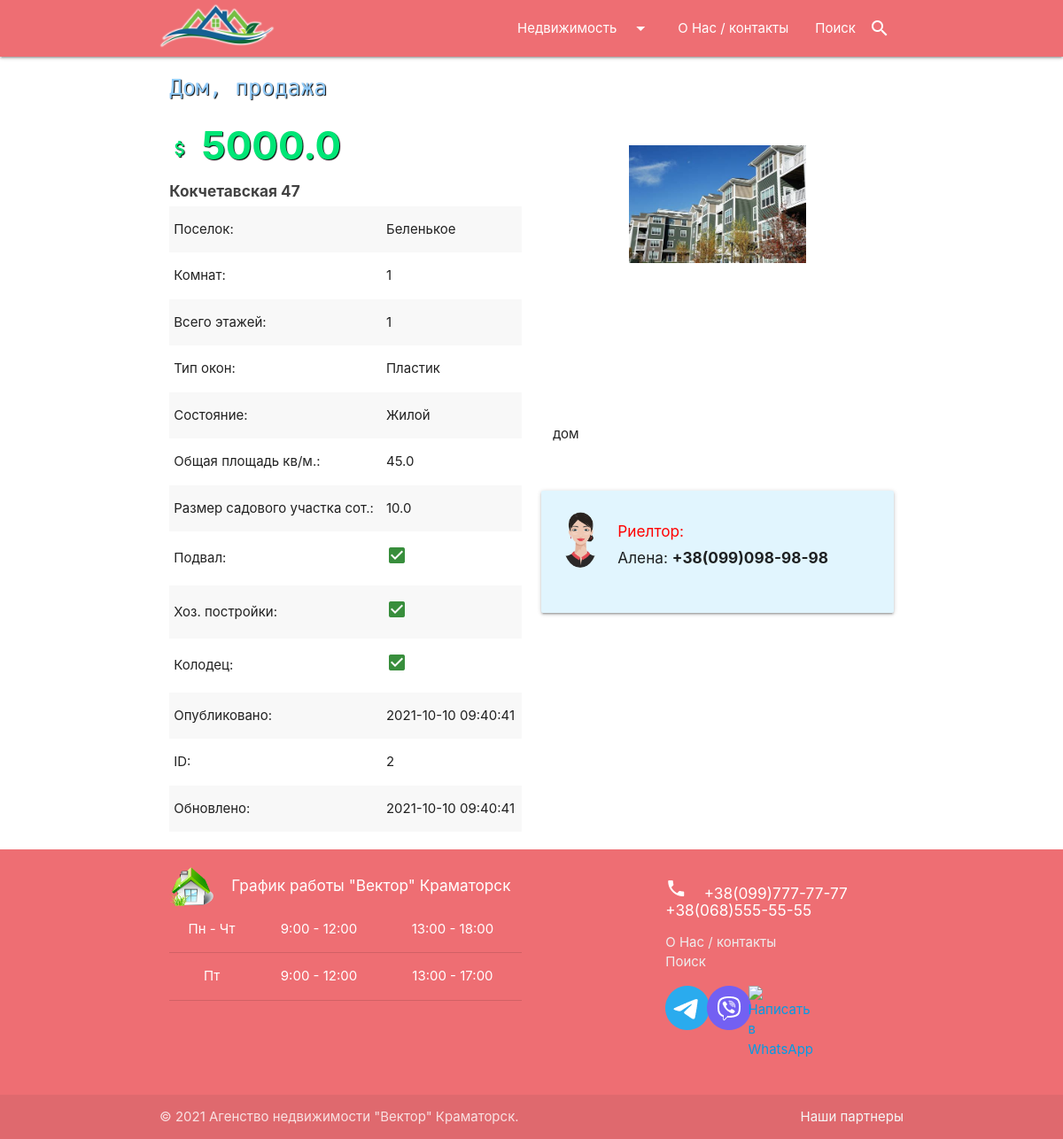
The app's page /house/2/ with its own data.
### agency/models.py (models this page shows, shortened)
class House(models.Model):
    PLASTIC = 'Пластик'
    WOOD = 'Дерево'
    WINDOW_CHOICE = [(PLASTIC, 'Пластик'), (WOOD, 'Дерево')]
    BASIC_REPAIR = 'Базовый ремонт'
    FULL_REPAIR = 'Полный ремонт'
    NO_REPAIR = 'Требуется ремонт'
    HOUSE_CONDITION = [(BASIC_REPAIR, 'Базовый ремонт'), (FULL_REPAIR, 'Полный ремонт'), (NO_REPAIR, 'Требуется ремонт')]
    RESIDENTIAL = 'Жилой'
    NOT_RESIDENTIAL = 'Не жилой'
    RESIDENTIAL_CONDITION = [(RESIDENTIAL, 'Жилой'), (NOT_RESIDENTIAL, 'Не жилой')]
    slug_title = 'House'
    created_at = models.DateTimeField(auto_now_add=True, verbose_name='Создано')
    updated_at = models.DateTimeField(auto_now=True, verbose_name='Обновлено')
    proposal_type = models.CharField(max_length=8, choices=_PROP_CHOICES, default=_SALE, verbose_name='Тип предложения')
    price = models.FloatField(verbose_name='Цена $')
    number_of_rooms = models.PositiveSmallIntegerField(
        default=1, validators=[MinValueValidator(1), MaxValueValidator(10)], verbose_name='Кол-во комнат'
    )
    total_floors_number = models.PositiveSmallIntegerField(
        default=1, validators=[MinValueValidator(1), MaxValueValidator(25)], verbose_name='Всего этажей'
    )
    window_type = models.CharField(max_length=25, choices=WINDOW_CHOICE, default=PLASTIC, verbose_name='Окна')
    house_condition = models.CharField(
        max_length=20, choices=HOUSE_CONDITION, default=FULL_REPAIR, verbose_name='Ремонт'
    )
    resident_condition = models.CharField(
        max_length=8, choices=RESIDENTIAL_CONDITION, default=RESIDENTIAL, verbose_name='Состояние'
    )
    total_area = models.FloatField(
        default=10.0, validators=[MinValueValidator(10.0), MaxValueValidator(400.0)], verbose_name='Общая площадь кв.м'
    )
    garden_plot_size = models.FloatField(verbose_name='Размер садового участка сот.')
    basement = models.BooleanField(default=True, verbose_name='Подвал?')
    household_buildings = models.BooleanField(default=True, verbose_name='Хоз. постройки?')
    draw_well = models.BooleanField(default=True, verbose_name='Колодец?')
    address = models.CharField(max_length=65, verbose_name='Адрес')
    description = models.TextField(blank=True, max_length=400, verbose_name='Описание')
    settlement = models.ForeignKey(Settlement, on_delete=models.PROTECT, null=True, verbose_name='Поселок')
    realtors = models.ManyToManyField(Realtor, blank=True, verbose_name='Риелтор')
    class Meta:
        verbose_name = 'Дом'
        verbose_name_plural = 'Дома'
        ordering = ['created_at']

class Settlement(models.Model):
    title = models.CharField(max_length=50, db_index=True, verbose_name='Название')
    def __str__(self):
        return self.title
    class Meta:
        verbose_name = 'Поселок'
        verbose_name_plural = 'Поселки'
        ordering = ['title']

class HouseGallery(models.Model):
    house = models.ForeignKey(House, on_delete=models.CASCADE, related_name='images')
    image = models.ImageField(upload_to="houses/")

### agency/views.py (the view)
# urls.py: path('house/<int:pk>/', HouseView.as_view(), name='house'),
class HouseView(DetailView):
    model = House

### agency/templates/agency/house_detail.html (shortened to what this page needs)
{% extends 'index.html' %}
{% block content %}
<div class="container">
    <div class="row">
        <div class="col s12 m12 l6 xl6">
            <h5 class="itemTitle">
                Дом,
                {% if object.proposal_type == 'sale' %}
                продажа
                {% elif object.proposal_type == 'rental' %}
                аренда
                {% elif object.proposal_type == 'exchange' %}
                обмен
                {% else %}
                unknown
                {% endif %}
            </h5>
            <h3 class="itemPrice">
                <i class="material-icons">attach_money</i>
                <b>{{ object.price }}</b>
            </h3>
            <span class="grey-text text-darken-3"><h6><b>{{ object.address }}</b></h6></span>
            <table class="striped">
                <tbody>
                <tr>
                    <td>Поселок:</td>
                    <td>{{ object.settlement }}</td>
                </tr>
                <tr>
                    <td>Комнат:</td>
                    <td>{{ object.number_of_rooms }}</td>
                </tr>
                <tr>
                    <td>Всего этажей:</td>
                    <td>{{ object.total_floors_number }}</td>
                </tr>
                <tr>
                    <td>Тип окон:</td>
                    <td>{{ object.window_type }}</td>
                </tr>
                <tr>
                    <td>Состояние:</td>
                    <td>{{ object.resident_condition }}</td>
                </tr>
                <tr>
                    <td>Общая площадь кв/м.:</td>
                    <td>{{ object.total_area }}</td>
                </tr>
                <tr>
                    <td>Размер садового участка сот.:</td>
                    <td>{{ object.garden_plot_size }}</td>
                </tr>
                <tr>
                    <td>Подвал:</td>
                    <td>
                        {% if object.basement %}
                        <i class="material-icons green-text text-darken-2">check_box</i>
                        {% else %}
                        <i class="material-icons red-text text-darken-2">indeterminate_check_box</i>
                        {% endif %}
                    </td>
                </tr>
                <tr>
                    <td>Хоз. постройки:</td>
                    <td>
                        {% if object.household_buildings %}
                        <i class="material-icons green-text text-darken-2">check_box</i>
                        {% else %}
                        <i class="material-icons red-text text-darken-2">indeterminate_check_box</i>
                        {% endif %}
                    </td>
                </tr>
                <tr>
                    <td>Колодец:</td>
                    <td>
                        {% if object.draw_well %}
                        <i class="material-icons green-text text-darken-2">check_box</i>
                        {% else %}
                        <i class="material-icons red-text text-darken-2">indeterminate_check_box</i>
                        {% endif %}
                    </td>
                </tr>
                <tr>
                    <td>Опубликовано:</td>
                    <td>{{ object.created_at | date:"Y-m-d H:i:s" }}</td>
                </tr>
                <tr>
                    <td>ID:</td>
                    <td>{{ object.pk }}</td>
                </tr>
                <tr>
                    <td>Обновлено:</td>
                    <td>{{ object.updated_at | date:"Y-m-d H:i:s" }}</td>
                </tr>
                </tbody>
            </table>
        </div>
        <div class="col s12 m12 l6 xl6">
            <div class="row">
                {% if object.images.all %}
                <div class="col s12">
                    <div class="carousel gallery">
                        {% for photo in object.images.all %}
                        <a data-fancybox="gallery" class="carousel-item" href="{{ photo.image.url }}">
                            <img src="{{ photo.image.url }}">
                        </a>
                        {% endfor %}
                    </div>
                </div>
                {% else %}
                    <br>
                    <br>
                    <br>
                {% endif %}
                <div class="col s12">
                    <p>&nbsp;&nbsp;&nbsp;{{ object.description }}</p>
                </div>
                {% if object.realtors.all %}
                <div class="col s8 offset-s2" style="margin-top: 20px;">
                    <table>
                        <thead>
                        <tr>
                            <th style="color: red;">Риелтор:</th>
                        </tr>
                        </thead>
                        <tbody>
                            {% for realtor in object.realtors.all %}
                            <tr>
                                <td>{{ realtor.name }}</td>
                                <td><b>{{ realtor.phone }}</b></td>
                            </tr>
                            {% endfor %}
                        </tbody>
                    </table>
                </div>
                {% else %}
                <div class="col s12 m12 l12 xl8 offset-xl2" style="margin-top: 30px;">
                    <div class="card-panel light-blue lighten-5 z-depth-1">
                        <div class="row valign-wrapper">
                            <div class="col s2">
                                <img src="/media/logos/female.png" alt="" class="circle responsive-img">
                            </div>
                            <div class="col s10">
                                <h6 style="color: red;">Риелтор:</h6>
                                <h6>Алена: <b>+38(099)098-98-98</b></h6>
                            </div>
                        </div>
                    </div>
                </div>
                {% endif %}
            </div>
        </div>
    </div>
</div>
{% endblock %}

### rental/static/css/main.css (style rules this page uses)
body { display: flex; min-height: 100vh; flex-direction: column; }
.itemPrice { color: #00e676; text-shadow: 1px 1px 1px black; }
.itemTitle { font-family: 'Rubik Mono One', sans-serif; color: #90caf9; text-shadow: 1px 1px 1px black; margin-top: 21px; }

### records on screen
House: price "5000.0", address "Кокчетавская 47", settlement "Беленькое", number_of_rooms "1", total_floors_number "1", window_type "Пластик", resident_condition "Жилой", total_area "45.0", garden_plot_size "10.0", created_at "2021-10-10 09:40:41", pk "2", updated_at "2021-10-10 09:40:41", description "дом"
HouseGallery: image (picture)
